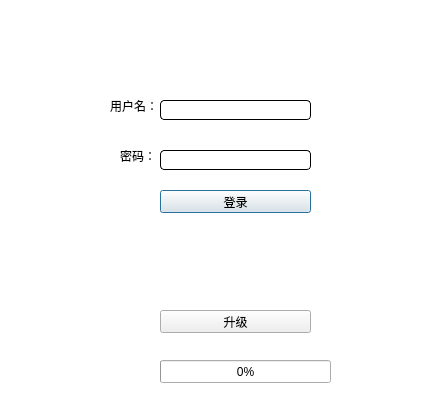
<?xml version="1.0" encoding="UTF-8"?>
<ui version="4.0">
 <class>Dialog</class>
 <widget class="QDialog" name="Dialog">
  <property name="geometry">
   <rect>
    <x>0</x>
    <y>0</y>
    <width>445</width>
    <height>408</height>
   </rect>
  </property>
  <property name="minimumSize">
   <size>
    <width>445</width>
    <height>408</height>
   </size>
  </property>
  <property name="maximumSize">
   <size>
    <width>445</width>
    <height>408</height>
   </size>
  </property>
  <property name="windowTitle">
   <string>Dialog</string>
  </property>
  <property name="styleSheet">
   <string notr="true">QLineEdit{border-style:solid;border-width:1px;border-radius:4px;}
QDialog{background-color:white;}</string>
  </property>
  <widget class="QLabel" name="label">
   <property name="geometry">
    <rect>
     <x>110</x>
     <y>100</y>
     <width>54</width>
     <height>12</height>
    </rect>
   </property>
   <property name="text">
    <string>用户名：</string>
   </property>
  </widget>
  <widget class="QLabel" name="label_2">
   <property name="geometry">
    <rect>
     <x>120</x>
     <y>150</y>
     <width>54</width>
     <height>12</height>
    </rect>
   </property>
   <property name="text">
    <string>密码：</string>
   </property>
  </widget>
  <widget class="QLineEdit" name="lineEdit">
   <property name="geometry">
    <rect>
     <x>160</x>
     <y>100</y>
     <width>151</width>
     <height>20</height>
    </rect>
   </property>
  </widget>
  <widget class="QLineEdit" name="lineEdit_2">
   <property name="geometry">
    <rect>
     <x>160</x>
     <y>150</y>
     <width>151</width>
     <height>20</height>
    </rect>
   </property>
  </widget>
  <widget class="QPushButton" name="pushButton">
   <property name="geometry">
    <rect>
     <x>160</x>
     <y>190</y>
     <width>151</width>
     <height>23</height>
    </rect>
   </property>
   <property name="styleSheet">
    <string notr="true"/>
   </property>
   <property name="text">
    <string>登录</string>
   </property>
  </widget>
  <widget class="QPushButton" name="pushButton_2">
   <property name="geometry">
    <rect>
     <x>160</x>
     <y>310</y>
     <width>151</width>
     <height>23</height>
    </rect>
   </property>
   <property name="text">
    <string>升级</string>
   </property>
  </widget>
  <widget class="QProgressBar" name="progressBar">
   <property name="geometry">
    <rect>
     <x>160</x>
     <y>360</y>
     <width>171</width>
     <height>23</height>
    </rect>
   </property>
   <property name="value">
    <number>0</number>
   </property>
  </widget>
  <widget class="QLabel" name="label_3">
   <property name="geometry">
    <rect>
     <x>100</x>
     <y>230</y>
     <width>211</width>
     <height>61</height>
    </rect>
   </property>
   <property name="text">
    <string/>
   </property>
  </widget>
  <widget class="QLabel" name="label_4">
   <property name="geometry">
    <rect>
     <x>0</x>
     <y>0</y>
     <width>461</width>
     <height>61</height>
    </rect>
   </property>
   <property name="minimumSize">
    <size>
     <width>461</width>
     <height>61</height>
    </size>
   </property>
   <property name="styleSheet">
    <string notr="true">background:url(:/images/logo.png)</string>
   </property>
   <property name="text">
    <string/>
   </property>
  </widget>
 </widget>
 <layoutdefault spacing="6" margin="11"/>
 <resources/>
 <connections/>
</ui>
